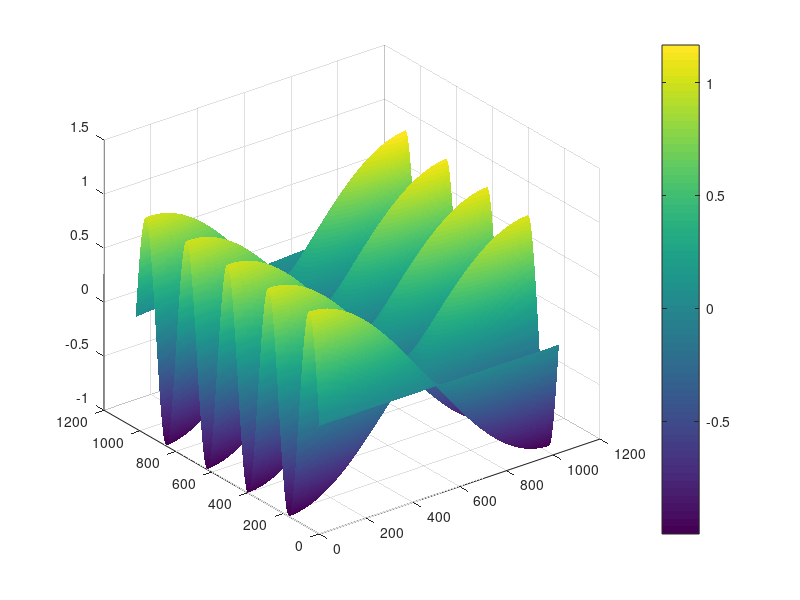

Recreate this plot in MATLAB. (Note: this script raises an error after producing the figure.)
% Program OMG! to test Multigrid
% 1x1 square, delsqr(u)=1 (or f) with zero Dirichlet conditions
clear;
M=1025; % 2^p+1
N=M
f=ones(M,N); 
for i=1:M
    x=(i-1)/M;
  for j=1:N
      y=(j-1)/N;
    f(i,j)=sin(9*pi*x)*cos(pi*y)+.2*x*y;
 end;
end;
figure(2)
surf(f)
shading interp
colorbar
uinit=zeros(M,N);
tic
%u=SOR(uinit,f,1.8,2500);
 u=MultigridV(uinit,f);
 for k=1:3
     u=MultigridV(u,f);
 %maxerror=max(max(residual(u,f)))
 end
%u=FullMG(f);
%u=FMGV(uinit,f,3);
time=toc
maxerror=max(max(residual(u,f)))
figure(1);
mesh(u)
